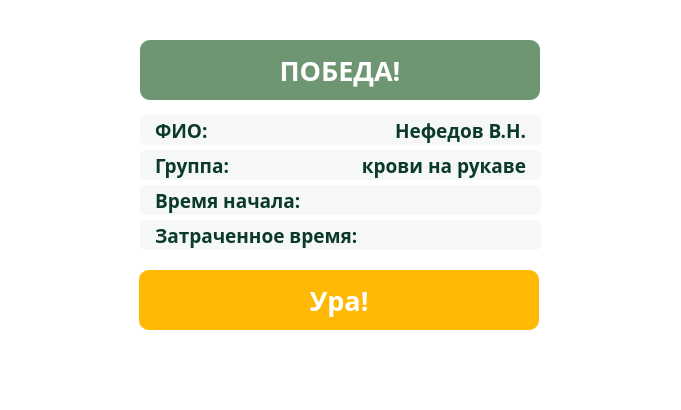
<?xml version="1.0" encoding="UTF-8"?>
<ui version="4.0">
 <class>MainWindow</class>
 <widget class="QDialog" name="MainWindow">
  <property name="enabled">
   <bool>true</bool>
  </property>
  <property name="geometry">
   <rect>
    <x>0</x>
    <y>0</y>
    <width>681</width>
    <height>410</height>
   </rect>
  </property>
  <property name="windowTitle">
   <string>Ура!</string>
  </property>
  <property name="windowIcon">
   <iconset>
    <normaloff>../resources/temp/icon.png</normaloff>../resources/temp/icon.png</iconset>
  </property>
  <property name="whatsThis">
   <string notr="true"/>
  </property>
  <property name="styleSheet">
   <string notr="true">background-color: white;</string>
  </property>
  <widget class="QPushButton" name="finishButton">
   <property name="enabled">
    <bool>true</bool>
   </property>
   <property name="geometry">
    <rect>
     <x>139</x>
     <y>270</y>
     <width>400</width>
     <height>60</height>
    </rect>
   </property>
   <property name="font">
    <font>
     <family>Century Gothic</family>
     <pointsize>20</pointsize>
     <weight>75</weight>
     <bold>true</bold>
     <kerning>false</kerning>
    </font>
   </property>
   <property name="whatsThis">
    <string notr="true"/>
   </property>
   <property name="styleSheet">
    <string notr="true">QPushButton {
	background-color: #ffb804;
	border-radius: 10px;
	color: white;
}

QPushButton:hover{
	background-color: #f3a600;
}</string>
   </property>
   <property name="text">
    <string>Ура!</string>
   </property>
  </widget>
  <widget class="QLabel" name="timeLabel">
   <property name="geometry">
    <rect>
     <x>350</x>
     <y>220</y>
     <width>191</width>
     <height>30</height>
    </rect>
   </property>
   <property name="font">
    <font>
     <family>Century Gothic</family>
     <pointsize>14</pointsize>
     <weight>75</weight>
     <bold>true</bold>
    </font>
   </property>
   <property name="styleSheet">
    <string notr="true">background-color: #f6f8f7;
color: #0b392c;
padding-left: 10px;
padding-right: 10px;
border-radius: 6px;
</string>
   </property>
   <property name="text">
    <string/>
   </property>
   <property name="alignment">
    <set>Qt::AlignRight|Qt::AlignTrailing|Qt::AlignVCenter</set>
   </property>
  </widget>
  <widget class="QLabel" name="endLabel">
   <property name="geometry">
    <rect>
     <x>290</x>
     <y>185</y>
     <width>251</width>
     <height>30</height>
    </rect>
   </property>
   <property name="font">
    <font>
     <family>Century Gothic</family>
     <pointsize>14</pointsize>
     <weight>75</weight>
     <bold>true</bold>
    </font>
   </property>
   <property name="styleSheet">
    <string notr="true">background-color: #f6f8f7;
color: #0b392c;
padding-left: 10px;
padding-right: 10px;
border-radius: 6px;
</string>
   </property>
   <property name="text">
    <string/>
   </property>
   <property name="alignment">
    <set>Qt::AlignRight|Qt::AlignTrailing|Qt::AlignVCenter</set>
   </property>
  </widget>
  <widget class="QLabel" name="label_2">
   <property name="geometry">
    <rect>
     <x>140</x>
     <y>115</y>
     <width>81</width>
     <height>30</height>
    </rect>
   </property>
   <property name="font">
    <font>
     <family>Century Gothic</family>
     <pointsize>14</pointsize>
     <weight>75</weight>
     <bold>true</bold>
    </font>
   </property>
   <property name="styleSheet">
    <string notr="true">background-color: #f6f8f7;
color: #0b392c;
padding-left: 10px;
border-radius: 6px;
</string>
   </property>
   <property name="text">
    <string>ФИО:</string>
   </property>
  </widget>
  <widget class="QLabel" name="label_5">
   <property name="geometry">
    <rect>
     <x>140</x>
     <y>220</y>
     <width>221</width>
     <height>30</height>
    </rect>
   </property>
   <property name="font">
    <font>
     <family>Century Gothic</family>
     <pointsize>14</pointsize>
     <weight>75</weight>
     <bold>true</bold>
    </font>
   </property>
   <property name="styleSheet">
    <string notr="true">background-color: #f6f8f7;
color: #0b392c;
padding-left: 10px;
border-radius: 6px;
</string>
   </property>
   <property name="text">
    <string>Затраченное время: </string>
   </property>
  </widget>
  <widget class="QLabel" name="fioLabel">
   <property name="geometry">
    <rect>
     <x>210</x>
     <y>115</y>
     <width>331</width>
     <height>30</height>
    </rect>
   </property>
   <property name="font">
    <font>
     <family>Century Gothic</family>
     <pointsize>14</pointsize>
     <weight>75</weight>
     <bold>true</bold>
    </font>
   </property>
   <property name="styleSheet">
    <string notr="true">background-color: #f6f8f7;
color: #0b392c;
padding-left: 10px;
padding-right: 10px;
border-radius: 6px;
</string>
   </property>
   <property name="text">
    <string>Нефедов В.Н.</string>
   </property>
   <property name="alignment">
    <set>Qt::AlignRight|Qt::AlignTrailing|Qt::AlignVCenter</set>
   </property>
  </widget>
  <widget class="QLabel" name="label_3">
   <property name="geometry">
    <rect>
     <x>140</x>
     <y>150</y>
     <width>101</width>
     <height>30</height>
    </rect>
   </property>
   <property name="font">
    <font>
     <family>Century Gothic</family>
     <pointsize>14</pointsize>
     <weight>75</weight>
     <bold>true</bold>
    </font>
   </property>
   <property name="styleSheet">
    <string notr="true">background-color: #f6f8f7;
color: #0b392c;
padding-left: 10px;
border-radius: 6px;
</string>
   </property>
   <property name="text">
    <string>Группа:</string>
   </property>
  </widget>
  <widget class="QLabel" name="label_4">
   <property name="geometry">
    <rect>
     <x>140</x>
     <y>185</y>
     <width>161</width>
     <height>30</height>
    </rect>
   </property>
   <property name="font">
    <font>
     <family>Century Gothic</family>
     <pointsize>14</pointsize>
     <weight>75</weight>
     <bold>true</bold>
    </font>
   </property>
   <property name="styleSheet">
    <string notr="true">background-color: #f6f8f7;
color: #0b392c;
padding-left: 10px;
border-radius: 6px;
</string>
   </property>
   <property name="text">
    <string>Время начала:</string>
   </property>
  </widget>
  <widget class="QLabel" name="groupLabel">
   <property name="geometry">
    <rect>
     <x>230</x>
     <y>150</y>
     <width>311</width>
     <height>30</height>
    </rect>
   </property>
   <property name="font">
    <font>
     <family>Century Gothic</family>
     <pointsize>14</pointsize>
     <weight>75</weight>
     <bold>true</bold>
    </font>
   </property>
   <property name="styleSheet">
    <string notr="true">background-color: #f6f8f7;
color: #0b392c;
padding-left: 10px;
padding-right: 10px;
border-radius: 6px;
</string>
   </property>
   <property name="text">
    <string>крови на рукаве</string>
   </property>
   <property name="alignment">
    <set>Qt::AlignRight|Qt::AlignTrailing|Qt::AlignVCenter</set>
   </property>
  </widget>
  <widget class="QLabel" name="label">
   <property name="geometry">
    <rect>
     <x>140</x>
     <y>40</y>
     <width>400</width>
     <height>60</height>
    </rect>
   </property>
   <property name="font">
    <font>
     <family>Century Gothic</family>
     <pointsize>20</pointsize>
     <weight>75</weight>
     <bold>true</bold>
    </font>
   </property>
   <property name="styleSheet">
    <string notr="true">background-color: #6e9673;
border-radius: 10px;
color: white;</string>
   </property>
   <property name="text">
    <string>ПОБЕДА!</string>
   </property>
   <property name="alignment">
    <set>Qt::AlignCenter</set>
   </property>
  </widget>
 </widget>
 <resources/>
 <connections/>
</ui>
